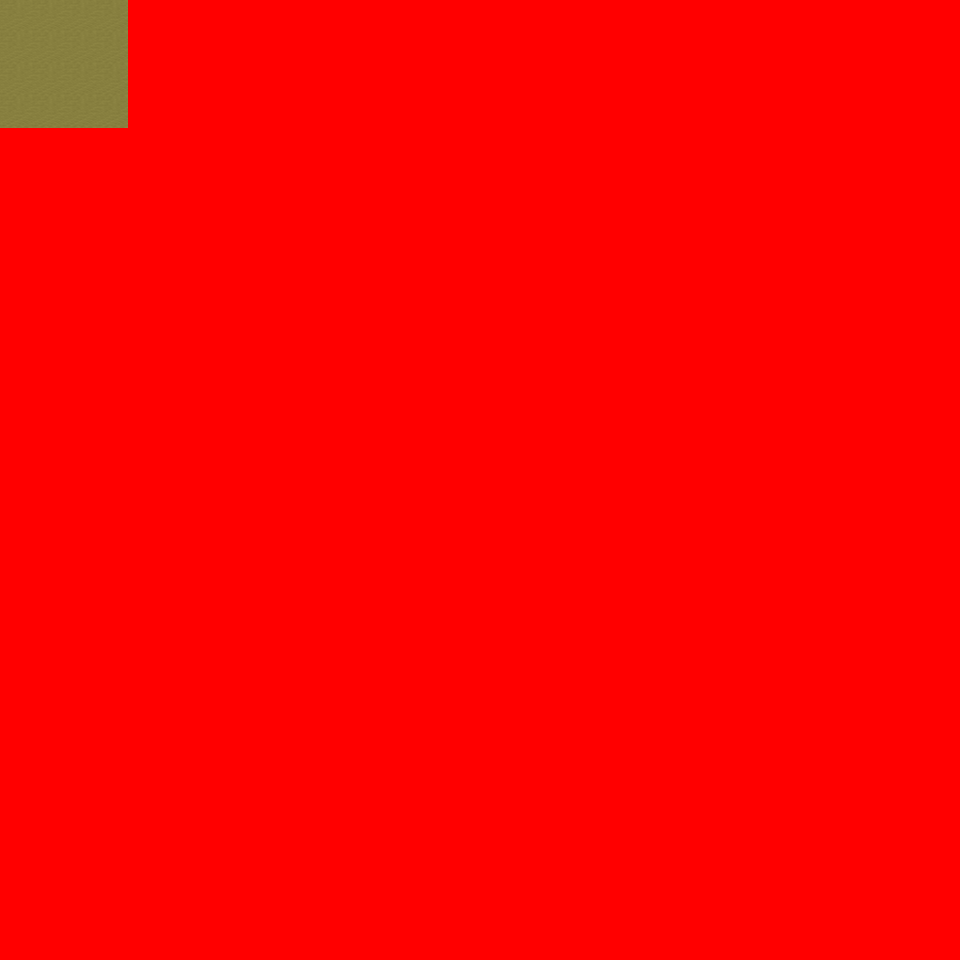

Tiled map render using the project's own tile images. Description and the map definition, with tile-layer contents summarised, below:
An orthogonal 30x30 tile map with 32x32 px tiles, 6 tile layers (Ground, Object, Object2, Above, ...), 7 tilesets and 2 objects (2x mapchange).

<map version="1.0" orientation="orthogonal" renderorder="right-down" width="30" height="30" tilewidth="32" tileheight="32" nextobjectid="3">
  <tileset firstgid="1" name="tileset_logic_collision" tilewidth="32" tileheight="32" tilecount="1" columns="1">
    <image source="../drawable/tileset_logic_collision.png" width="32" height="32" />
  </tileset>
  <tileset firstgid="2" name="tileset_ground_ground" tilewidth="32" tileheight="32" tilecount="33" columns="3">
    <image source="../drawable/tileset_ground_ground.png" width="96" height="352" />
  </tileset>
  <tileset firstgid="35" name="tileset_ground_ridge_earth_dark" tilewidth="32" tileheight="32" tilecount="96" columns="12">
    <image source="../drawable/tileset_ground_ridge_earth_dark.png" width="384" height="256" />
  </tileset>
  <tileset firstgid="131" name="tileset_ground_rock_huge_boulder" tilewidth="32" tileheight="32" tilecount="20" columns="5">
    <image source="../drawable/tileset_ground_rock_huge_boulder.png" width="160" height="128" />
  </tileset>
  <tileset firstgid="151" name="tileset_ground_ladder_vertical_pale" tilewidth="32" tileheight="32" tilecount="5" columns="5">
    <image source="../drawable/tileset_ground_ladder_vertical_pale.png" width="160" height="32" />
  </tileset>
  <tileset firstgid="156" name="tileset_building_fence_wooden_brown_fence" tilewidth="32" tileheight="32" tilecount="42" columns="7">
    <image source="../drawable/tileset_building_fence_wooden_brown_fence.png" width="224" height="192" />
  </tileset>
  <tileset firstgid="198" name="tileset_furniture_table_wooden_rectangular" tilewidth="32" tileheight="32" tilecount="9" columns="3">
    <image source="../drawable/tileset_furniture_table_wooden_rectangular.png" width="96" height="96" />
  </tileset>
  <layer name="Ground" width="30" height="30">
    <data>[900 cells, 94 non-empty, 7 distinct tile ids]</data>
  </layer>
  <layer name="Object" width="30" height="30">
    <data>[900 cells, 29 non-empty, 9 distinct tile ids]</data>
  </layer>
  <layer name="Object2" width="30" height="30">
    <data>[900 cells, 0 non-empty, 0 distinct tile ids]</data>
  </layer>
  <layer name="Above" width="30" height="30">
    <data>[900 cells, 4 non-empty, 4 distinct tile ids]</data>
  </layer>
  <layer name="Above2" width="30" height="30">
    <data>[900 cells, 0 non-empty, 0 distinct tile ids]</data>
  </layer>
  <layer name="Walkable" width="30" height="30">
    <data>[900 cells, 884 non-empty, 1 distinct tile ids]</data>
  </layer>
  <objectgroup name="MapEvents">
    <object id="1" name="north" type="mapchange" x="0" y="0" width="128" height="32">
      <properties>
        <property name="map" value="0_ados_mountain_n2_w2_x2_y1" />
        <property name="place" value="south" />
      </properties>
    </object>
    <object id="2" name="west" type="mapchange" x="0" y="0" width="32" height="128">
      <properties>
        <property name="map" value="0_ados_mountain_n2_w2_x1_y2" />
        <property name="place" value="east" />
      </properties>
    </object>
  </objectgroup>
</map>
